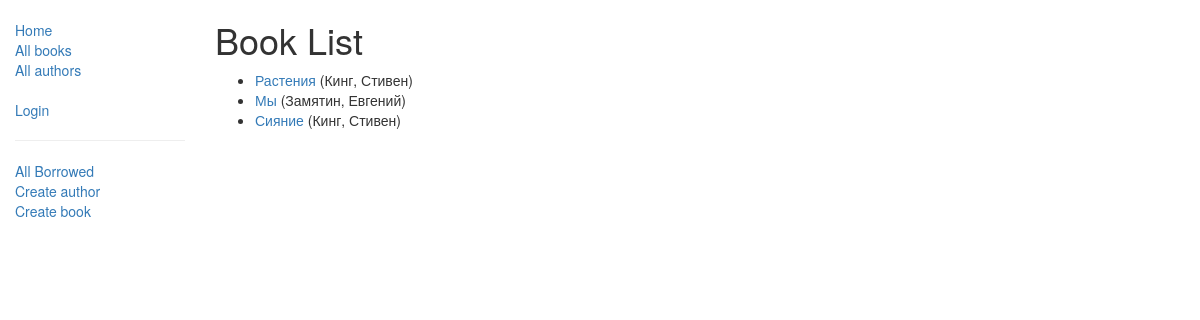
Before: /catalog/books/ with the older database file.
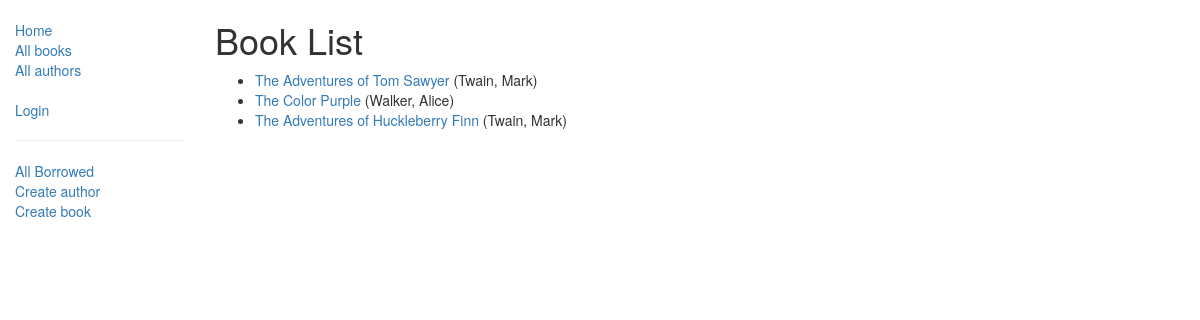
After: the same page with the newer database file.
### catalog/models.py (models this page shows, shortened)
class Book(models.Model):
    title = models.CharField(max_length=200)
    author = models.ForeignKey('Author', on_delete=models.SET_NULL, null=True)
    summary = models.TextField(max_length=1000, help_text="Enter a brief description of the book")
    isbn = models.CharField('ISBN',max_length=13, help_text='13 Character <a href="https://www.isbn-international.org/content/what-isbn">ISBN number</a>')
    genre = models.ManyToManyField(Genre, help_text="Select a genre for this book") #может иметь несколько жанров, а жанр может иметь много книг
    def display_genre(self):
        return ', '.join([genre.name for genre in self.genre.all()[:3]])
    display_genre.short_description = 'Genre'
    def get_absolute_url(self):
        return reverse('book-detail', args=[str(self.id)])

class Author(models.Model):
    first_name = models.CharField(max_length=100)
    last_name = models.CharField(max_length=100)
    date_of_birth = models.DateField(null=True, blank=True)
    date_of_death = models.DateField('Died', null=True, blank=True)
    def __str__(self):
        return '%s, %s' % (self.last_name, self.first_name)
    class Meta:
        ordering = ['last_name']

### catalog/views.py (the view)
# urls.py: path('books/', views.BookListView.as_view(), name='books'),
class BookListView(generic.ListView):
    model = Book
    paginate_by = 10

### catalog/templates/catalog/book_list.html
{% extends "base_generic.html" %}
{% block content %}
    <h1>Book List</h1>
    {% if book_list %}
    <ul>
      {% for book in book_list %}
      <li>
        <a href="{{ book.get_absolute_url }}">{{ book.title }}</a> ({{book.author}})
      </li>
      {% endfor %}
    </ul>
    {% else %}
      <p>В библиотеке нет книг.</p>
    {% endif %}
{% endblock %}

### catalog/templates/base_generic.html (shortened to what this page needs)
<!doctype html>
<html lang="en">
  <head>
    <link
      rel="stylesheet"
      href="https://maxcdn.bootstrapcdn.com/bootstrap/3.3.7/css/bootstrap.min.css" />
    {% load static %}
    <link rel="stylesheet" href="{% static 'css/styles.css' %}" />
  </head>
  <body>
    <div class="container-fluid">
      <div class="row">
        <div class="col-sm-2">
          {% block sidebar %}
            <ul class="sidebar-nav">
              <li><a href="{% url 'index' %}">Home</a></li>
              <li><a href="{% url 'books'%}">All books</a></li>
              <li><a href="{% url 'author'%}">All authors</a></li>
                <br>
            {% if user.is_authenticated %}
                <li>User: {{ user.get_username }}</li>
                <li><a href="{% url 'my-borrowed' %}">My Borrowed</a></li>
                <li><a href="{% url 'logout'%}?next={{request.path}}">Logout</a></li>
            {% else %}
                <li><a href="{% url 'login'%}?next={{request.path}}">Login</a></li>
            {% endif %}
            <hr>
                <li><a href="{% url 'all-borrowed' %}">All Borrowed</a></li>
                <li><a href="{% url 'author_create' %}">Create author</a></li>
                <li><a href="{% url 'book_create' %}">Create book</a></li>
            </ul>
          {% endblock %}
        </div>
          <div class="col-sm-10 ">{% block content %}{% endblock %}
          </div>
      </div>
    </div>
  </body>
</html>

### catalog/static/css/styles.css (style rules this page uses)
.sidebar-nav { margin-top: 20px; padding: 0; list-style: none; }

Changed rows visible on the page:
removed Book: title "Растения", author "Кинг, Стивен"
removed Book: title "Мы", author "Замятин, Евгений"
removed Book: title "Сияние", author "Кинг, Стивен"
added Book: title "The Adventures of Tom Sawyer", author "Twain, Mark"
added Book: title "The Color Purple", author "Walker, Alice"
added Book: title "The Adventures of Huckleberry Finn", author "Twain, Mark"
